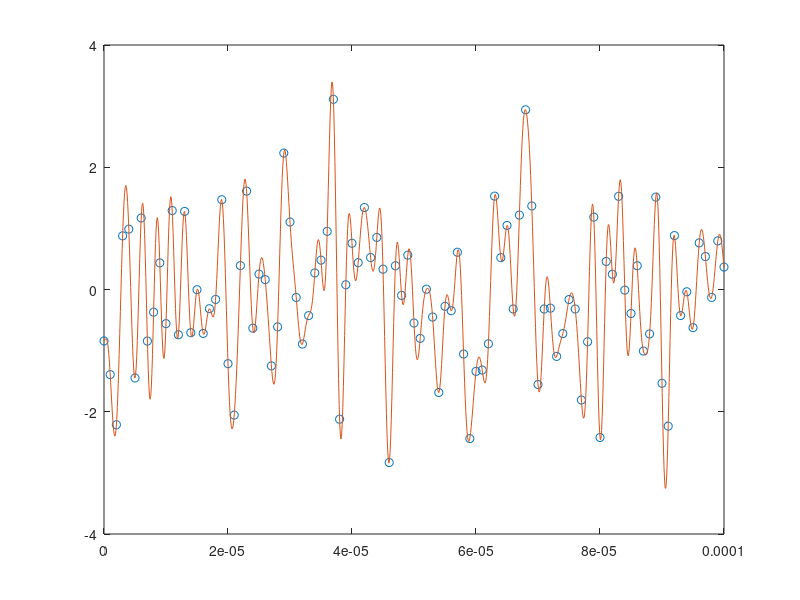

Source code (MATLAB):

clc; clearvars; clear all;

% Load the signal
load samples.mat;

% Variables
Ts = 1e-6;

s1 = samples;
signal_duration = length(s1)*Ts;
length_s2 = 1024;
Ts2 = signal_duration / length_s2;

% Old sampling times
sampling_times_old = (0:length(samples) - 1);

% Generate a vector of sampling times for 1024 equally spaced samples
% within the time interval where the signal is defined
sampling_times_new = linspace(0, length(samples) - 1, 1024)'

% Sampling times rep
sampling_times_new_rep = repmat(sampling_times_new, 1, length(samples));

% Old sampling times rep
sampling_times_old_rep = repmat(sampling_times_old, 1024, 1);

% Create H matrix
H = sinc(sampling_times_new_rep - sampling_times_old_rep);
size(H)

% Resample the signal
resampled = H * samples';

plot(sampling_times_old*Ts, samples, 'o', sampling_times_new*Ts, resampled);